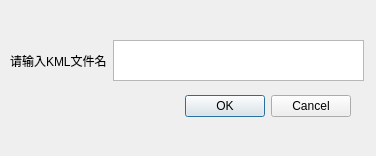
<?xml version="1.0" encoding="UTF-8"?>
<ui version="4.0">
 <class>Dialog</class>
 <widget class="QDialog" name="Dialog">
  <property name="geometry">
   <rect>
    <x>0</x>
    <y>0</y>
    <width>376</width>
    <height>156</height>
   </rect>
  </property>
  <property name="windowTitle">
   <string>Dialog</string>
  </property>
  <widget class="QDialogButtonBox" name="buttonBox">
   <property name="geometry">
    <rect>
     <x>10</x>
     <y>90</y>
     <width>341</width>
     <height>32</height>
    </rect>
   </property>
   <property name="orientation">
    <enum>Qt::Horizontal</enum>
   </property>
   <property name="standardButtons">
    <set>QDialogButtonBox::Cancel|QDialogButtonBox::Ok</set>
   </property>
  </widget>
  <widget class="QWidget" name="layoutWidget">
   <property name="geometry">
    <rect>
     <x>10</x>
     <y>40</y>
     <width>354</width>
     <height>41</height>
    </rect>
   </property>
   <layout class="QHBoxLayout" name="horizontalLayout">
    <item>
     <widget class="QLabel" name="label">
      <property name="text">
       <string>请输入KML文件名</string>
      </property>
     </widget>
    </item>
    <item>
     <widget class="QTextEdit" name="kmlname">
      <property name="acceptRichText">
       <bool>false</bool>
      </property>
     </widget>
    </item>
   </layout>
  </widget>
 </widget>
 <resources/>
 <connections>
  <connection>
   <sender>buttonBox</sender>
   <signal>accepted()</signal>
   <receiver>Dialog</receiver>
   <slot>accept()</slot>
   <hints>
    <hint type="sourcelabel">
     <x>248</x>
     <y>254</y>
    </hint>
    <hint type="destinationlabel">
     <x>157</x>
     <y>274</y>
    </hint>
   </hints>
  </connection>
  <connection>
   <sender>buttonBox</sender>
   <signal>rejected()</signal>
   <receiver>Dialog</receiver>
   <slot>reject()</slot>
   <hints>
    <hint type="sourcelabel">
     <x>316</x>
     <y>260</y>
    </hint>
    <hint type="destinationlabel">
     <x>286</x>
     <y>274</y>
    </hint>
   </hints>
  </connection>
 </connections>
</ui>
